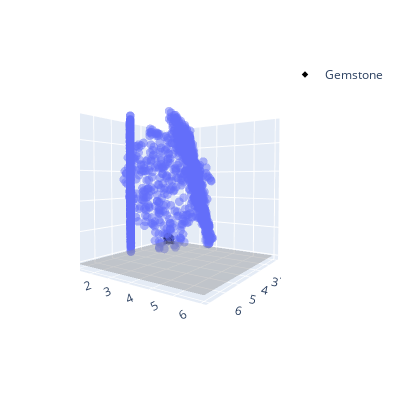

Notebook source saved alongside this figure:
### Code cell
# Example Plotly code to plot the 3D scatterplot of the data

fig = px.scatter_3d(data, x='X', y='Y', z='Z', opacity=0.5)
fig.update_traces(marker=dict(size=3))
fig.update_layout(scene=dict(
    xaxis_title='X', 
    yaxis_title='Y', 
    zaxis_title='Z', 
    aspectmode='cube',
    aspectratio=dict(x=1, y=1, z=1)
))
# Add the Gemstone
fig.add_trace(go.Scatter3d(x=[0], y=[0], z=[0], name='Gemstone', mode='markers', marker=dict(size=5, symbol='diamond', color='black')))

# Add a Z-plane at Z = 0, colored gray
x_min, x_max = 0, 6
y_min, y_max = 0, 6
fig.add_trace(go.Surface(z=[[0, 0], [0, 0]], opacity=0.4, x=[[x_min, x_max], [x_min, x_max]], y=[[y_min, y_min], [y_max, y_max]], colorscale=[[0, 'gray'], [1, 'gray']], showscale=False))

fig.update_layout(width=400, height=400)
fig.show()

### Figure 1 — Plotly figure (JSON) as saved in the notebook; plotly's stock layout.template omitted (floating-point values rounded to 4 significant figures; data arrays with more than 128 entries replaced by an {"elided": "..."} marker saying what was removed)
{"data": [{"hovertemplate": "X=%{x}<br>Y=%{y}<br>Z=%{z}<extra></extra>", "legendgroup": "", "marker": {"color": "#636efa", "opacity": 0.5, "size": 3, "symbol": "circle"}, "mode": "markers", "name": "", "scene": "scene", "showlegend": false, "type": "scatter3d", "x": {"elided": "1374 float values"}, "y": {"elided": "1374 float values"}, "z": {"elided": "1374 float values"}}, {"marker": {"color": "black", "size": 5, "symbol": "diamond"}, "mode": "markers", "name": "Gemstone", "type": "scatter3d", "x": [0], "y": [0], "z": [0]}, {"colorscale": [[0, "gray"], [1, "gray"]], "opacity": 0.4, "showscale": false, "type": "surface", "x": [[0, 6], [0, 6]], "y": [[0, 0], [6, 6]], "z": [[0, 0], [0, 0]]}], "layout": {"height": 400, "legend": {"tracegroupgap": 0}, "margin": {"t": 60}, "scene": {"aspectmode": "cube", "aspectratio": {"x": 1, "y": 1, "z": 1}, "camera": {"center": {"x": 0, "y": 0, "z": 0}, "eye": {"x": 1.717, "y": 1.223, "z": 0.0728}, "projection": {"type": "perspective"}, "up": {"x": 0, "y": 0, "z": 1}}, "domain": {"x": [0, 1], "y": [0, 1]}, "xaxis": {"title": {"text": "X"}, "type": "linear"}, "yaxis": {"title": {"text": "Y"}, "type": "linear"}, "zaxis": {"title": {"text": "Z"}, "type": "linear"}}, "width": 400}}
